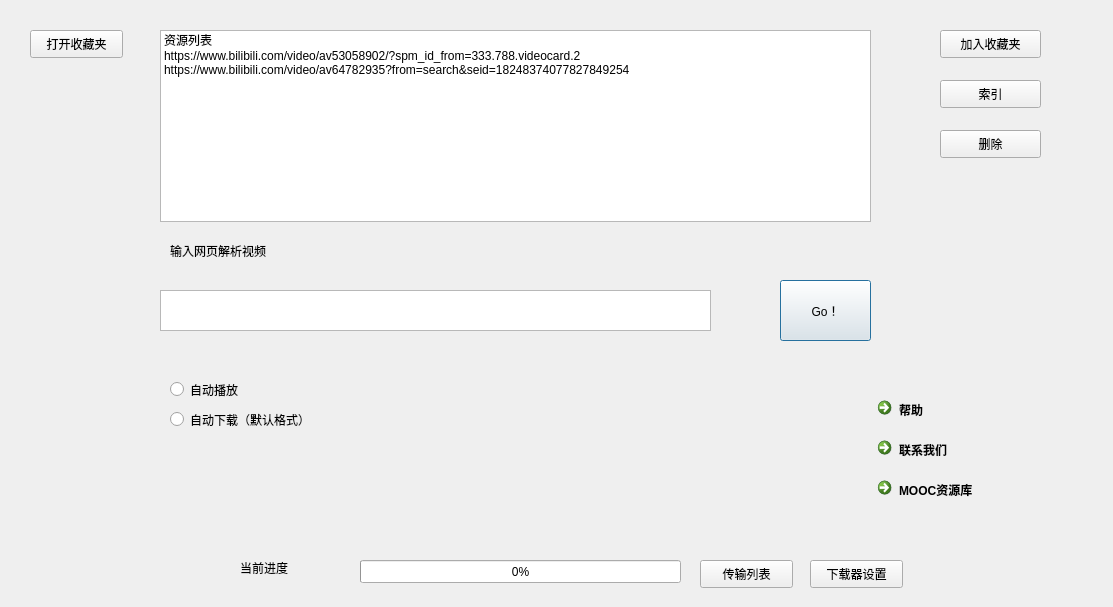
<?xml version="1.0" encoding="UTF-8"?>
<ui version="4.0">
 <class>Dialog</class>
 <widget class="QDialog" name="Dialog">
  <property name="geometry">
   <rect>
    <x>0</x>
    <y>0</y>
    <width>1113</width>
    <height>607</height>
   </rect>
  </property>
  <property name="windowTitle">
   <string>爪巴虫</string>
  </property>
  <widget class="QPushButton" name="pushButton">
   <property name="geometry">
    <rect>
     <x>780</x>
     <y>280</y>
     <width>91</width>
     <height>61</height>
    </rect>
   </property>
   <property name="text">
    <string>Go！</string>
   </property>
  </widget>
  <widget class="QTextEdit" name="textEdit">
   <property name="geometry">
    <rect>
     <x>160</x>
     <y>290</y>
     <width>551</width>
     <height>41</height>
    </rect>
   </property>
   <property name="html">
    <string>&lt;!DOCTYPE HTML PUBLIC &quot;-//W3C//DTD HTML 4.0//EN&quot; &quot;http://www.w3.org/TR/REC-html40/strict.dtd&quot;&gt;
&lt;html&gt;&lt;head&gt;&lt;meta name=&quot;qrichtext&quot; content=&quot;1&quot; /&gt;&lt;style type=&quot;text/css&quot;&gt;
p, li { white-space: pre-wrap; }
&lt;/style&gt;&lt;/head&gt;&lt;body style=&quot; font-family:'SimSun'; font-size:9pt; font-weight:400; font-style:normal;&quot;&gt;
&lt;p style=&quot;-qt-paragraph-type:empty; margin-top:0px; margin-bottom:0px; margin-left:0px; margin-right:0px; -qt-block-indent:0; text-indent:0px;&quot;&gt;&lt;br /&gt;&lt;/p&gt;&lt;/body&gt;&lt;/html&gt;</string>
   </property>
  </widget>
  <widget class="QLabel" name="label">
   <property name="geometry">
    <rect>
     <x>170</x>
     <y>230</y>
     <width>381</width>
     <height>41</height>
    </rect>
   </property>
   <property name="text">
    <string>输入网页解析视频</string>
   </property>
  </widget>
  <widget class="QRadioButton" name="radioButton">
   <property name="geometry">
    <rect>
     <x>170</x>
     <y>380</y>
     <width>115</width>
     <height>19</height>
    </rect>
   </property>
   <property name="text">
    <string>自动播放</string>
   </property>
  </widget>
  <widget class="QRadioButton" name="radioButton_2">
   <property name="geometry">
    <rect>
     <x>170</x>
     <y>410</y>
     <width>191</width>
     <height>19</height>
    </rect>
   </property>
   <property name="text">
    <string>自动下载（默认格式）</string>
   </property>
  </widget>
  <widget class="QProgressBar" name="progressBar">
   <property name="geometry">
    <rect>
     <x>360</x>
     <y>560</y>
     <width>321</width>
     <height>23</height>
    </rect>
   </property>
   <property name="value">
    <number>0</number>
   </property>
  </widget>
  <widget class="QLabel" name="label_2">
   <property name="geometry">
    <rect>
     <x>240</x>
     <y>560</y>
     <width>72</width>
     <height>15</height>
    </rect>
   </property>
   <property name="text">
    <string>当前进度</string>
   </property>
  </widget>
  <widget class="QPushButton" name="pushButton_2">
   <property name="geometry">
    <rect>
     <x>700</x>
     <y>560</y>
     <width>93</width>
     <height>28</height>
    </rect>
   </property>
   <property name="text">
    <string>传输列表</string>
   </property>
  </widget>
  <widget class="QListWidget" name="listWidget">
   <property name="geometry">
    <rect>
     <x>160</x>
     <y>30</y>
     <width>711</width>
     <height>192</height>
    </rect>
   </property>
   <item>
    <property name="text">
     <string>资源列表</string>
    </property>
   </item>
   <item>
    <property name="text">
     <string>https://www.bilibili.com/video/av53058902/?spm_id_from=333.788.videocard.2</string>
    </property>
   </item>
   <item>
    <property name="text">
     <string>https://www.bilibili.com/video/av64782935?from=search&amp;seid=18248374077827849254</string>
    </property>
   </item>
  </widget>
  <widget class="QPushButton" name="pushButton_3">
   <property name="geometry">
    <rect>
     <x>940</x>
     <y>30</y>
     <width>101</width>
     <height>28</height>
    </rect>
   </property>
   <property name="text">
    <string>加入收藏夹</string>
   </property>
  </widget>
  <widget class="QPushButton" name="pushButton_4">
   <property name="geometry">
    <rect>
     <x>940</x>
     <y>80</y>
     <width>101</width>
     <height>28</height>
    </rect>
   </property>
   <property name="text">
    <string>索引</string>
   </property>
  </widget>
  <widget class="QPushButton" name="pushButton_5">
   <property name="geometry">
    <rect>
     <x>30</x>
     <y>30</y>
     <width>93</width>
     <height>28</height>
    </rect>
   </property>
   <property name="text">
    <string>打开收藏夹</string>
   </property>
  </widget>
  <widget class="QPushButton" name="pushButton_6">
   <property name="geometry">
    <rect>
     <x>940</x>
     <y>130</y>
     <width>101</width>
     <height>28</height>
    </rect>
   </property>
   <property name="text">
    <string>删除</string>
   </property>
  </widget>
  <widget class="QCommandLinkButton" name="commandLinkButton">
   <property name="geometry">
    <rect>
     <x>870</x>
     <y>390</y>
     <width>222</width>
     <height>48</height>
    </rect>
   </property>
   <property name="text">
    <string>帮助</string>
   </property>
  </widget>
  <widget class="QPushButton" name="pushButton_7">
   <property name="geometry">
    <rect>
     <x>810</x>
     <y>560</y>
     <width>93</width>
     <height>28</height>
    </rect>
   </property>
   <property name="text">
    <string>下载器设置</string>
   </property>
  </widget>
  <widget class="QCommandLinkButton" name="commandLinkButton_2">
   <property name="geometry">
    <rect>
     <x>870</x>
     <y>430</y>
     <width>222</width>
     <height>48</height>
    </rect>
   </property>
   <property name="text">
    <string>联系我们</string>
   </property>
  </widget>
  <widget class="QCommandLinkButton" name="commandLinkButton_3">
   <property name="geometry">
    <rect>
     <x>870</x>
     <y>470</y>
     <width>222</width>
     <height>48</height>
    </rect>
   </property>
   <property name="text">
    <string>MOOC资源库</string>
   </property>
  </widget>
 </widget>
 <resources/>
 <connections>
  <connection>
   <sender>pushButton_2</sender>
   <signal>clicked()</signal>
   <receiver>Dialog</receiver>
   <slot>open()</slot>
   <hints>
    <hint type="sourcelabel">
     <x>747</x>
     <y>577</y>
    </hint>
    <hint type="destinationlabel">
     <x>525</x>
     <y>686</y>
    </hint>
   </hints>
  </connection>
  <connection>
   <sender>pushButton_3</sender>
   <signal>clicked()</signal>
   <receiver>Dialog</receiver>
   <slot>open()</slot>
   <hints>
    <hint type="sourcelabel">
     <x>1002</x>
     <y>46</y>
    </hint>
    <hint type="destinationlabel">
     <x>844</x>
     <y>686</y>
    </hint>
   </hints>
  </connection>
  <connection>
   <sender>pushButton_4</sender>
   <signal>clicked()</signal>
   <receiver>Dialog</receiver>
   <slot>open()</slot>
   <hints>
    <hint type="sourcelabel">
     <x>991</x>
     <y>90</y>
    </hint>
    <hint type="destinationlabel">
     <x>1267</x>
     <y>666</y>
    </hint>
   </hints>
  </connection>
 </connections>
</ui>
